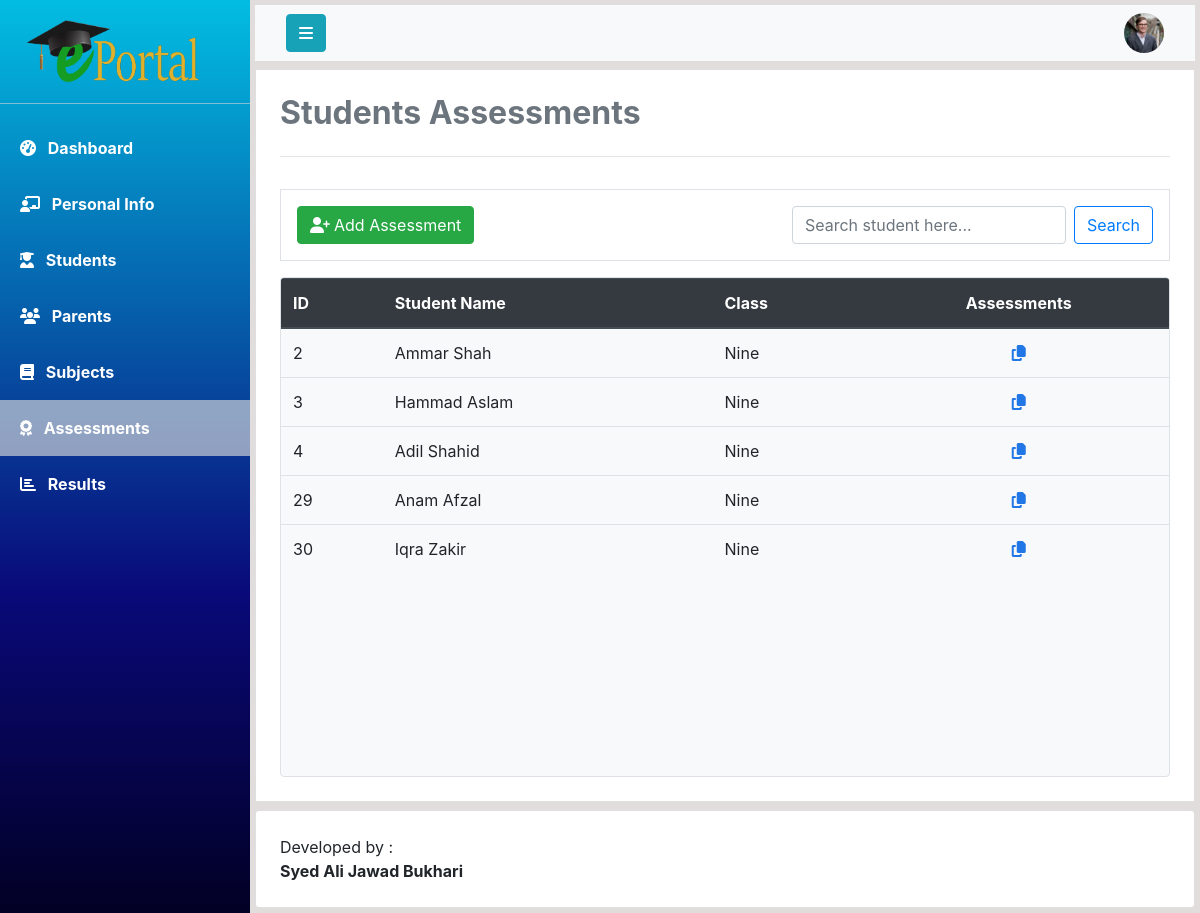
The app's page /php/student_assessments.php (signed in) with its own data.
### tables this page shows
CREATE TABLE `students` (
  `student_id` int(11) NOT NULL,
  `first_name` varchar(20) DEFAULT NULL,
  `last_name` varchar(20) DEFAULT NULL,
  `class_name` varchar(20) DEFAULT NULL,
  `mobile_number` varchar(11) DEFAULT NULL,
  `cnic` varchar(13) DEFAULT NULL,
  `address` varchar(100) DEFAULT NULL,
  `gender` varchar(10) DEFAULT NULL,
  `blood_group` char(3) DEFAULT NULL,
  `email` varchar(30) DEFAULT NULL,
  `password` varchar(255) DEFAULT NULL,
  `parent_id` int(11) DEFAULT NULL,
  `account_status` tinyint(1) NOT NULL
);

### php/student_assessments.php (the view, shortened to what this page needs)
<!DOCTYPE html>
<html lang="en">
<head>
    <?php include 'links.php'; ?>
</head>
<body>
<?php
        include 'connection.php';
        $teacherID = $_SESSION['currentUserId'];
 ?>
    <div class="wrapper">
        <nav id="sidebar">
            <a href="#" id="logo-container">
                <img class="mt-3 ml-4" src="../assets/logo/logo1.png" alt="Logo" width="180">
            </a>
            <hr class="my-3 sidebar-separator" style="background-color: rgba(255, 255, 255, 0.562);">
            <ul>
                <li><a class="nav-link text-white font-weight-bold px-3 py-3" href="teacher_info.php">
                        <i class="fas fa-tachometer-alt ml-1 mr-2"></i>
                        Dashboard
                    </a>
                </li>
                <li><a class="nav-link text-white font-weight-bold px-3 py-3" href="teacher_info.php">
                        <i class="fas fa-chalkboard-teacher ml-1 mr-2"></i>
                        Personal Info
                    </a>
                </li>
                <li><a class="nav-link text-white font-weight-bold px-3 py-3" href="class_students.php">
                        <i class="fas fa-user-graduate ml-1 mr-2"></i>
                        Students
                    </a>
                </li>
                <li><a class="nav-link text-white font-weight-bold px-3 py-3" href="parents_info.php">
                        <i class="fa fa-group ml-1 mr-2"></i>
                        Parents
                    </a>
                </li>
                <li><a class="nav-link text-white font-weight-bold px-3 py-3" href="#">
                        <i class="fas fa-book ml-1 mr-2"></i>
                        Subjects
                    </a>
                </li>
                <li><a class="nav-link text-white font-weight-bold px-3 py-3 active">
                        <i class="fas fa-award ml-1 mr-2"></i>
                        Assessments
                    </a>
                </li>
                <li><a class="nav-link text-white font-weight-bold px-3 py-3" href="#">
                        <i class="fa fa-chart-bar ml-1 mr-2"></i>
                        Results
                    </a>
                </li>
            </ul>
        </nav>
        <div id="content" class="overflow-auto">
            <nav class="navbar mb-2 navbar-light bg-light mb-2">
                <div class="container-fluid">
                    <div class="navbar-header">
                        <button type="button" id="sidebar-toggle" onclick="hideSidebar()"
                            class="btn btn-info navbar-btn mr-auto">
                            <i class="fa fa-bars" aria-hidden="true"></i>
                        </button>
                    </div>
                    <a class="text-decoration-none">
                        <img src="../assets/user-profile.jpg" id="user-profile" onclick="showDropdown()" width="40"
                            height="40" class="rounded-circle ml-auto" alt="">
                    </a>
                </div>
            </nav>
            <div class="card bg-white mb-2 p-4 rounded-0" id="content-wrapper">
                <h2 class="main-heading text-secondary"><b>Students Assessments</b></h2>
                <hr class="divider py-2">
                <div class="clearfix class-container p-3 border mb-3">
                    <a href="teacher_add_assessment.php" class="btn btn-success float-left"><i
                            class="fas fa-user-plus mr-1"></i>Add Assessment</a>
                    <form action="#" method="GET" class="form-inline ml-auto float-right">
                        <input class="form-control mr-sm-2" type="search" placeholder="Search student here..."
                            aria-label="Search" onkeyup="myFunction()" id="search-keyword">
                        <button class="btn btn-outline-primary my-2 my-sm-0" onclick="validateSearch()" type="submit"
                            name="search">Search</button>
                    </form>
                </div>
                <div class="card table-container overflow-auto bg-light border">
                    <table class="table table-responsive-lg table-responsive-md table-responsive-sm table-hover">
                        <thead class="thead-dark">
                            <tr>
                                <th>ID</th>
                                <th>Student Name</th>
                                <th>Class</th>
                                <th class="text-center">Assessments</th>
                            </tr>
                        </thead>
                        <tbody>
                            <?php
                            $query = "SELECT student_id,first_name,last_name,class_name from Students where class_name = (select class_name from classes where incharge_id = $teacherID)";
                            $result = mysqli_query($connection,$query);
                            $noOfRows = mysqli_num_rows($result);
                            if($noOfRows>0){
                                while($assessment = mysqli_fetch_array($result)){  ?>
                                    <tr>
                                    <td><?php echo $assessment['student_id']; ?></td>
                                    <td><?php echo $assessment['first_name']." ".$assessment['last_name']; ?></td>
                                    <td><?php echo $assessment['class_name']; ?></td>
                                    <td class="text-center"><a href="view_student_assessment.php?id=<?php echo $assessment['student_id'];?>"><i style="color: rgb(34, 119, 230);" class="fas fa-copy"></i></a></td>
                                    </tr>
                             <?php
                                }
                            }
                        ?>
                        </tbody>
                    </table>
                </div>
            </div>
            <div class="card p-4 bg-white" id="footer">
                Developed by : <b>Syed Ali Jawad Bukhari</b>
            </div>
        </div>
    </div>
</body>
</html>

### css/style.css (style rules this page uses)
* { padding: 0; margin: 0; box-sizing: border-box; }
.wrapper { display: flex; align-items: stretch; background-color: rgb(226, 221, 221); max-height: 100vh; }
#sidebar { width: 250px; height: 100%; position: fixed; top: 0; left: 0; background-color: #30336b; background: rgb(2,0,36); background: linear-gradient(360deg, rgba(2,0,36,1) 0%, rgba(9,9,121,1) 35%, rgb(2, 189, 226)100%); transition: all 1s; }
#sidebar .active { background-color: rgba(219, 219, 219, 0.651); }
#content { width: 100%; height: 100vh; padding: 5px; margin-left: 250px; overflow-x: hidden; transition: all 1s; }
#dropdown a { text-decoration: none; }
#content-wrapper a { text-decoration: none; }
.table-container { height: 500px; }

### records on screen
students: student_id "2", first_name "Ammar", last_name "Shah", class_name "Nine"
students: student_id "3", first_name "Hammad", last_name "Aslam", class_name "Nine"
students: student_id "4", first_name "Adil", last_name "Shahid", class_name "Nine"
students: student_id "29", first_name "Anam", last_name "Afzal", class_name "Nine"
students: student_id "30", first_name "Iqra", last_name "Zakir", class_name "Nine"
